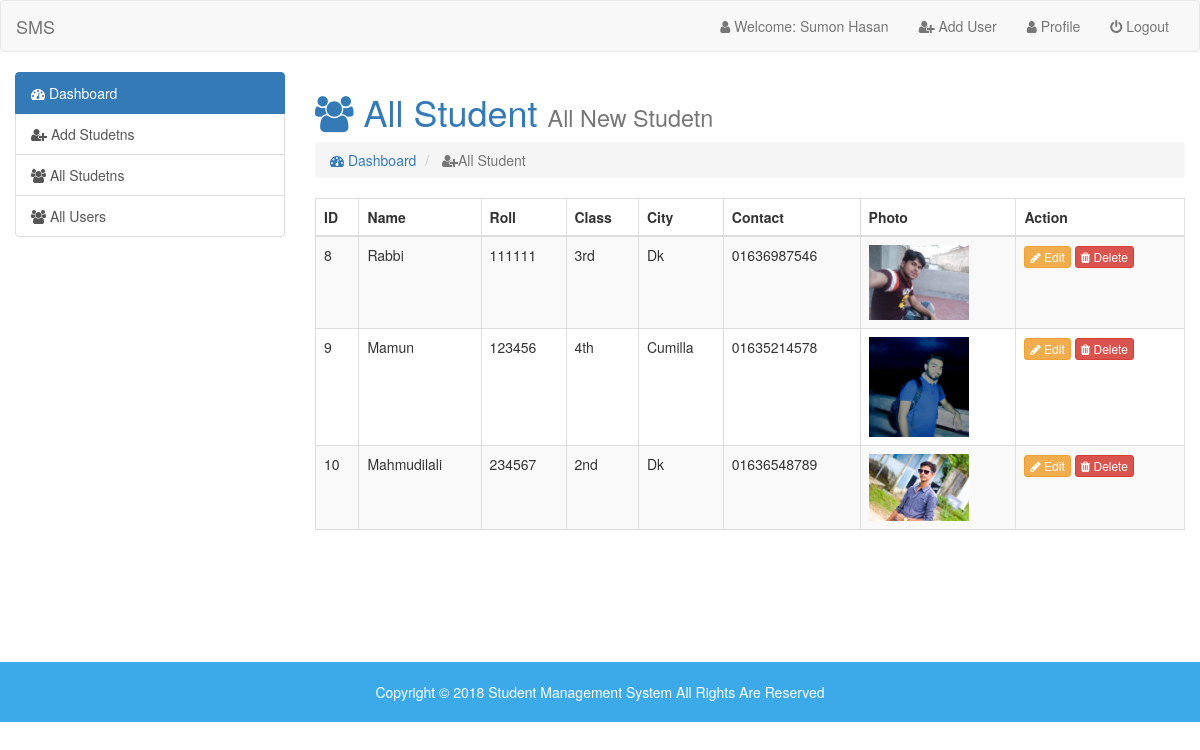
Page /php_pro1/admin/index.php?page=all-students (signed in) on the committed database.
### tables this page shows
CREATE TABLE `student_info` (
  `id` int(5) NOT NULL,
  `name` varchar(50) NOT NULL,
  `roll` int(6) NOT NULL,
  `class` varchar(3) NOT NULL,
  `city` varchar(20) NOT NULL,
  `pcontact` varchar(11) NOT NULL,
  `photo` varchar(50) NOT NULL,
  `datetime` timestamp NOT NULL DEFAULT current_timestamp()
);

### php_pro1/admin/all-students.php (the view)
<h1 class="text-primary"><i class="fa fa-users"></i> All Student <small>All New Studetn</small> </h1>
<ol class="breadcrumb">
  <li> <a href="index.php?page=dashboard"> <i class="fa fa-dashboard"></i> Dashboard</a></li>
  <li class="active"> <i class="fa fa-user-plus"></i>All Student</li>
</ol>
<div class=" table-responsive">
<table id="data" class="table table-hover table-bordered table-striped">
<thead>
<tr>
  <th>ID</th>
  <th>Name</th>
  <th>Roll</th>
  <th>Class</th>
  <th>City</th>
  <th>Contact</th>
  <th>Photo</th>
  <th>Action</th>
</tr>
</thead>
<tbody>
  <?php
  $db_sinfo = mysqli_query($linnk, "SELECT * FROM `student_info` ");
  while ($row = mysqli_fetch_assoc($db_sinfo)) {?>
  <tr>
    <td> <?php echo $row['id']; ?> </td>
    <td><?php echo ucwords($row['name']); ?></td>
    <td><?php echo $row['roll']; ?></td>
    <td><?php echo $row['class']; ?></td>
    <td><?php echo ucwords($row['city']); ?></td>
    <td><?php echo $row['pcontact']; ?></td>
    <td> <img style="width: 100px" src="student_img/<?php echo $row['photo']; ?>" alt=""> </td>
    <td>
      <a href="index.php?page=update-student&id=<?php echo base64_encode($row['id']) ; ?>" class="btn btn-xs btn-warning"><i class="fa fa-pencil"></i> Edit</a>
      <a href="delete_student.php?id=<?php echo base64_encode($row['id']) ; ?>" class="btn btn-xs btn-danger"><i class="fa fa-trash"></i> Delete</a>
    </td>
  </tr>
  <?php
}
 ?>
</tbody>
</table>
</div>

### php_pro1/css/navbar-fixed.css (style rules this page uses)
html, body { height: 100%; }

### rows in the picture
student_info: id "8", name "Rabbi", roll "111111", class "3rd", city "Dk", pcontact "01636987546", photo (picture)
student_info: id "9", name "Mamun", roll "123456", class "4th", city "Cumilla", pcontact "01635214578", photo (picture)
student_info: id "10", name "Mahmudilali", roll "234567", class "2nd", city "Dk", pcontact "01636548789", photo (picture)
